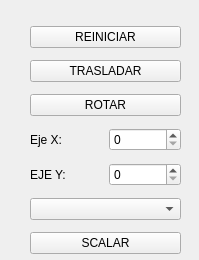
<?xml version="1.0" encoding="UTF-8"?>
<ui version="4.0">
 <class>Widget</class>
 <widget class="QWidget" name="Widget">
  <property name="geometry">
   <rect>
    <x>0</x>
    <y>0</y>
    <width>199</width>
    <height>260</height>
   </rect>
  </property>
  <property name="windowTitle">
   <string>PANEL</string>
  </property>
  <widget class="QWidget" name="widget" native="true">
   <property name="geometry">
    <rect>
     <x>20</x>
     <y>10</y>
     <width>171</width>
     <height>251</height>
    </rect>
   </property>
   <widget class="QWidget" name="verticalLayoutWidget">
    <property name="geometry">
     <rect>
      <x>10</x>
      <y>10</y>
      <width>151</width>
      <height>242</height>
     </rect>
    </property>
    <layout class="QVBoxLayout" name="verticalLayout">
     <item>
      <widget class="QPushButton" name="btn_reinicar">
       <property name="text">
        <string>REINICIAR</string>
       </property>
      </widget>
     </item>
     <item>
      <widget class="QPushButton" name="btn_move">
       <property name="text">
        <string>TRASLADAR</string>
       </property>
      </widget>
     </item>
     <item>
      <widget class="QPushButton" name="btn_rotate">
       <property name="text">
        <string>ROTAR</string>
       </property>
      </widget>
     </item>
     <item>
      <layout class="QHBoxLayout" name="horizontalLayout">
       <item>
        <widget class="QLabel" name="label">
         <property name="text">
          <string>Eje X:</string>
         </property>
        </widget>
       </item>
       <item>
        <widget class="QSpinBox" name="sp_ejeX"/>
       </item>
      </layout>
     </item>
     <item>
      <layout class="QHBoxLayout" name="horizontalLayout_2">
       <item>
        <widget class="QLabel" name="label_2">
         <property name="text">
          <string>EJE Y:</string>
         </property>
        </widget>
       </item>
       <item>
        <widget class="QSpinBox" name="sp_ejeY"/>
       </item>
      </layout>
     </item>
     <item>
      <widget class="QComboBox" name="cmb_fondo"/>
     </item>
     <item>
      <widget class="QPushButton" name="btn_scale">
       <property name="text">
        <string>SCALAR</string>
       </property>
      </widget>
     </item>
    </layout>
   </widget>
  </widget>
 </widget>
 <resources/>
 <connections/>
</ui>
